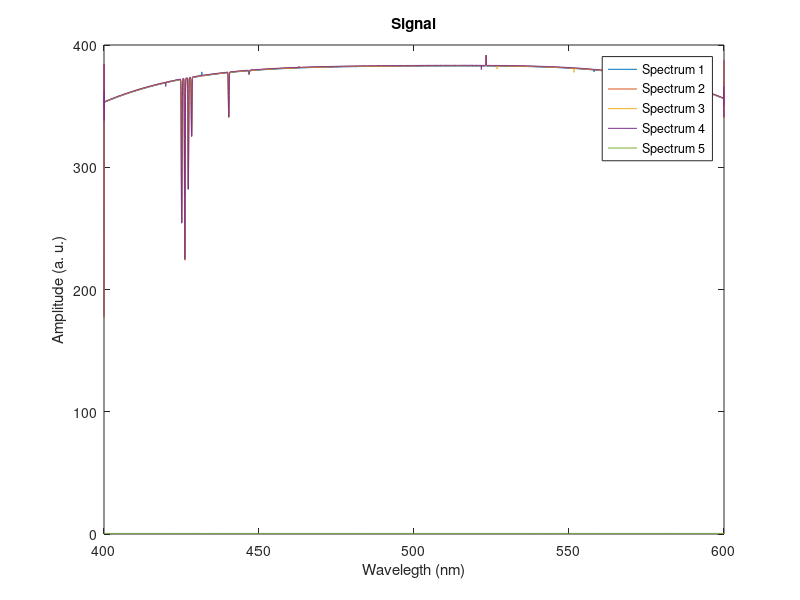

The MATLAB source for this figure: (Note: this script raises an error after producing the figure.)
%%=========================================================================
% ■■■■■■■■■ BEGINNING OF THE MATLAB SPECTRAL SIGNAL ANALYSIS TOOL ■■■■■■■■■
% =========================================================================
% For the exam of the class of 'Advanced Metrology' (5.04.4660)
% Professor/Examiner: Prof. Dr. Philipp Huke
% Date: 20/02/2023 to 27/02/2023
% Institution: University of Oldenburg
% Study: Master Engineering Physics
% Student Name: Juan Manuel Boullosa Novo
% Student ID: 2481927
%
% Description:
% The following code was made individually with the purpose to load and 
% analyse the data provided belonging to a spectral information from an
% alledged "Prism-spectrograph" tool. This code begins by doing a basic
% signal analysis of the properties of the data, including the plotting,
% to then finding the interesting peaks in the spectrum, taking them
% apart to focus on the continuum line, which is fitted to a polynomial
% curve in order to flatten it. Then it is detrended, and the peaks
% belonging to the interesting spectral lines are located against the
% spurious ones and they are also fitted to a gaussian curve.
% This allow us to characterise them and compare them with common 
% wavelength values found in spectrography database such as the NIST one.
%
% All this information is encapsulated in the attached report pdf.
% =========================================================================
%% Init Clearance
clear 
close all
clc
%==========================================================================
%% Load data
%==========================================================================
load("Data/Sig_para_Novo.mat", "ds_spectrum", "ds_wl_range");
raw_spectra = ds_spectrum;
wavelength = ds_wl_range;
%==========================================================================
%% Analyze the signal
%==========================================================================
num_curves = size(raw_spectra, 1);
spectrogram = raw_spectra; % !Left it without detrending due to
%  weird asymptotes happening with correction later

% define timestep (wavelength_resolution in this case) 
% and sampling frequency
wavelength_resolution = wavelength(2) - wavelength(1);
frequency = 1/wavelength_resolution;
disp("Wavelength resolution:");
disp(wavelength_resolution)

% Display variance of each spectrum
spectrum_var = var(spectrogram(1:5,:), 0, 2); 
disp("Variance of each spectrum:");
disp(spectrum_var)
%==========================================================================
%% Plotting the signal
%==========================================================================
figure( 'Name', "Initial Plot" );
plot(wavelength, spectrogram);
xlabel('Wavelegth (nm)');
ylabel('Amplitude (a. u.)');
title("Signal");
legend('Spectrum 1', 'Spectrum 2', 'Spectrum 3', 'Spectrum 4', 'Spectrum 5');
%==========================================================================
%% Find the peaks in the spectrum and plot them
%==========================================================================
% Initialize the peak locations and values arrays
% Only 4 spectra are being corrected because the 5th doesn't follow the curve
numSpectra = 4; 
maxPeaksPerSpectrum = 10; % Pre-allocate space for performance
peaks = zeros(numSpectra, maxPeaksPerSpectrum);
peaksLoc = zeros(numSpectra, maxPeaksPerSpectrum);
negPeaks = zeros(numSpectra, maxPeaksPerSpectrum);
negPeaksLoc = zeros(numSpectra, maxPeaksPerSpectrum);

% Smooth the curve slightly for better 
% peak finding -currently 3-points moving average-
spectrum_smooth = smoothdata(spectrogram, 2, 'movmean', 3);

hold on
for i = 1:numSpectra
    % Find positive peaks in the spectrum
    [peaksFound, loc_posPeaks] = findpeaks(spectrum_smooth(i,:), 'MinPeakProminence', 0.5,'MinPeakHeight', 1.5,'Threshold', 0.01);
    numPeaksFound = numel(peaksFound);
    peaks(i, 1:numPeaksFound) = peaksFound;
    peaksLoc(i, 1:numPeaksFound) = loc_posPeaks;
    plot(wavelength(peaksLoc(i,1:numPeaksFound)), peaks(i,1:numPeaksFound), 'rv', 'MarkerFaceColor', 'r');
    
    % Find negative peaks in the spectrum
    [negPeaksFound, loc_negPeaks] = findpeaks(-spectrum_smooth(i,:), 'MinPeakProminence', 0.2, 'Threshold', 0.001);
    numNegPeaksFound = numel(negPeaksFound);
    negPeaks(i, 1:numNegPeaksFound) = -negPeaksFound;
    negPeaksLoc(i, 1:numNegPeaksFound) = loc_negPeaks;
    plot(wavelength(negPeaksLoc(i,1:numNegPeaksFound)), negPeaks(i,1:numNegPeaksFound), 'g^', 'MarkerFaceColor', 'g');
end
hold off
%==========================================================================
%% Create the calibration curve
%==========================================================================
% Initialize calibration_curve as a copy of spectrogram
calibration_curve = spectrogram;

% Define the region around the peaks to set to NaN 
% (0.5 wavelength values left and right)
region_size = round(0.5 / wavelength_resolution);

for i = 1:numSpectra
    % Get the positive and negative peak locations for the current spectrum
    peak_locs = peaksLoc(i,:);
    peak_locs = peak_locs(peak_locs~=0); % Remove zero entries
    neg_peak_locs = negPeaksLoc(i,:);
    neg_peak_locs = neg_peak_locs(neg_peak_locs~=0); % Remove zero entries

    % Set values around the positive peaks to NaN in calibration_curve
    for j = 1:length(peak_locs)
        peak_loc = peak_locs(j);
        lower_bound = max(1, peak_loc - region_size);
        upper_bound = min(size(calibration_curve, 2), peak_loc + region_size);
        calibration_curve(i, lower_bound:upper_bound) = NaN;
    end
    
    % Set values around the negative peaks to NaN in calibration_curve
    for j = 1:length(neg_peak_locs)
        neg_peak_loc = neg_peak_locs(j);
        lower_bound = max(1, neg_peak_loc - region_size);
        upper_bound = min(size(calibration_curve, 2), neg_peak_loc + region_size);
        calibration_curve(i, lower_bound:upper_bound) = NaN;
    end
end

figure( 'Name', "Calibration Curve" );
plot(wavelength,calibration_curve);
title("Calibration Curve");
%==========================================================================
%% Interpolate the missing values in Calibration Curve
%==========================================================================
% Interpolate each row of calibration_curve to fill in the missing NaN values
calibration_curve_interpolated = calibration_curve;
for i = 1:num_curves
    % Get the current row of calibration_curve
    current_row = calibration_curve_interpolated(i,:);
    
    % Find the indices of the NaN values
    nan_indices = find(isnan(current_row));
    
    % If there are any NaN values, interpolate them
    if ~isempty(nan_indices)
        % Find the indices of the non-NaN values
        non_nan_indices = find(~isnan(current_row));
        
        % Interpolate the NaN values using a linear interpolation
        current_row(nan_indices) = interp1(non_nan_indices, current_row(non_nan_indices), nan_indices, 'linear');
        
        % Replace the current row in calibration_curve with the interpolated values
        calibration_curve_interpolated(i,:) = current_row;
    end
end

% Plot the interpolated calibration curve
figure( 'Name', "Interpolated Calibration Curve" );
plot(wavelength, calibration_curve_interpolated);
xlabel('Wavelength (nm)');
ylabel('Amplitude (a.u.)');
title("Interpolated Calibration Curve");
%==========================================================================
%% Find the polynomial fit of the calibration currve
%==========================================================================
x = wavelength;
y = calibration_curve_interpolated(1,:);
% fit a 4th-degree polynomial, ignoring NaN values
p = polyfit(x(~isnan(y)), y(~isnan(y)), 4);
y_fit = polyval(p, x); % evaluate the polynomial at each wavelength

figure( 'Name', "Polynomial Fit" );
plot(wavelength, spectrogram);
hold on
plot(x, y_fit, 'LineWidth',2, 'Color', 'r', 'LineStyle', '--');
title("Polynomial Fit");
legend('Spectrum 1', 'Spectrum 2', 'Spectrum 3', 'Spectrum 4', 'Spectrum 5', 'Polynomial Fit');
%==========================================================================
%% Divide the signal by the polynomial fit to get the corrected signal
%==========================================================================
corrected_signal = spectrogram ./ y_fit;

figure( 'Name', "Corrected Signal" );
plot(wavelength, corrected_signal);
xlabel('Wavelength (nm)');
ylabel('Amplitude (a.u.)');
title("Corrected Signal");
legend('Spectrum 1', 'Spectrum 2', 'Spectrum 3', 'Spectrum 4', 'Spectrum 5');
%==========================================================================
%% Detrend The signal
%==========================================================================
% detrending the signal by substracting the means
corrected_signal_detrended = bsxfun(@minus, corrected_signal, mean(corrected_signal, 2));

figure( 'Name', "Corrected Signal Detrended" );
plot(wavelength, corrected_signal_detrended);
xlabel('Wavelength (nm)');
ylabel('Amplitude (a.u.)');
title("Corrected Signal Detrended");
legend('Spectrum 1', 'Spectrum 2', 'Spectrum 3', 'Spectrum 4', 'Spectrum 5');
%==========================================================================
%% Find a gaussian fit for the peaks
%==========================================================================
% Defines the ranges where the gaussian peaks of the spectral lines are
% pressent in wavelength values (nm)
ranges = [424.66 425.44; 425.66 426.42; 426.8 427.54; 427.9 428.6; 439.88 440.56; 446.48 447.06; 523.06 523.38; 583.46 583.96];
% Find indices of these range values using the created function
% find_indices. Returns a x by 2 array.
sl_indices = find_indices(wavelength, ranges);

% Find the gaussian fit for each spectral line(sl_indices height) of each
% spectrum (numSpectra=4, as we don't count the broken number 5 one)
% Calculate the number of subplots needed
num_subplots = size(sl_indices, 1) * numSpectra;

% Create the figure with subplots in each column
figure('Name', "Gaussian Fit");
set(gcf, 'Position', get(0, 'Screensize')); % Fullscreen plot
for i = 1:num_subplots
    % Calculate the spectrum and spectral line indices for this subplot
    spectrum_index = mod(i-1, numSpectra) + 1;
    sl_index = ceil(i/numSpectra);
    
    % Create the subplot
    subplot(size(sl_indices,1), numSpectra, (sl_index-1)*numSpectra + spectrum_index);
    
    % Extract x and y values around the peak
    x_data = wavelength(sl_indices(sl_index, 1):sl_indices(sl_index, 2));
    y_data = corrected_signal_detrended(spectrum_index,sl_indices(sl_index, 1):sl_indices(sl_index, 2));
    
    % Fit the data with a gaussian function
    [fitresult, gof] = gaussianFit(x_data, y_data);

    % Plot fit with data.
    plot( fitresult, x_data, y_data );
    legend('off');
    
    % Label axes and title, grid
    xlabel( 'Wavelength', 'Interpreter', 'none' );
    ylabel( 'Signal', 'Interpreter', 'none' );
    title(sprintf("Spectrum %d - Spectral Line %d", spectrum_index, sl_index));
    grid on
end
% ■■■■■■■■■■■■■■■■■■■■■■■■■■■■■■■■■■■■■■■■■■■■■■■■■■■■■■■■■■■■■■■■■■■■■■■■%
%% =================== FUNCTIONS ======================================= %%
% ■■■■■■■■■■■■■■■■■■■■■■■■■■■■■■■■■■■■■■■■■■■■■■■■■■■■■■■■■■■■■■■■■■■■■■■■%
%% - GAUSSIAN FIT -
%==========================================================================
function [fitresult, gof] = gaussianFit(x_data, y_data)
% gaussianFit(X_DATA,Y_DATA)
%  Create a gaussain fit:
%
%  Input:
%      X Input: x_data
%      Y Output: y_data
%  Output:
%      fitresult : a fit object representing the fit.
%      gof : structure with goodness-of fit info.

[xData, yData] = prepareCurveData( x_data, y_data );

% Set up fit type and parameters
ft = fittype( 'gauss1' );
opts = fitoptions( 'Method', 'NonlinearLeastSquares' );
opts.Display = 'Off';
opts.Lower = [-Inf -Inf 0];
opts.StartPoint = [0.00160161352429178 425.45998727 0.118834175367943];

% Fit model to the data using the previous parameters
[fitresult, gof] = fit( xData, yData, ft, opts );
end
%% - FIND WAVELENGTH INDICES -
%==========================================================================
function sl_indices = find_indices(wavelength_axis, ranges)
% Fanction to find the indices of the spectral lines within specified ranges
%   
%   Input:
%       wavelength_axis: a vector of wavelength values
%       ranges: a matrix of range values, with each row representing the start
%       and end points of a range
%   Output:
%       sl_indices: a matrix of the starting and ending indices of the spectral
%       lines within the specified ranges

sl_indices = zeros(size(ranges, 1), 2); % Preallocate the output matrix

for i = 1:size(ranges, 1)
    % Find indices within the range
    sl_sub_indices = find((wavelength_axis >= ranges(i, 1)) & (wavelength_axis <= ranges(i, 2)));
    
    % Assign the starting and ending indices
    sl_indices(i, :) = [sl_sub_indices(1), sl_sub_indices(end)];
end
end
%